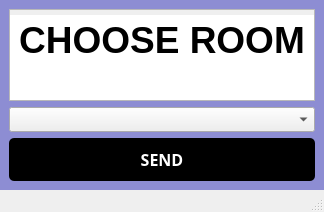
<?xml version="1.0" encoding="UTF-8"?>
<ui version="4.0">
 <class>MainWindow</class>
 <widget class="QMainWindow" name="MainWindow">
  <property name="geometry">
   <rect>
    <x>0</x>
    <y>0</y>
    <width>324</width>
    <height>212</height>
   </rect>
  </property>
  <property name="windowTitle">
   <string>MainWindow</string>
  </property>
  <property name="styleSheet">
   <string notr="true">#centralwidget {
	background-color: rgb(141, 141, 211);
}
QPushButton {
	background-color: rgb(0, 0, 0);
	border-radius: 5px;
	padding: 10px 10px;
	color: rgb(255, 255, 255);
}
QPushButton:hover {
	color: rgb(0, 0, 0);
	border: 1px  solid rgb(55, 107, 113);
	cursor: pointer;
	background-color: rgb(255, 255, 255);
}
QLineEdit {
	padding: 5px;
	border-radius:5px;
	color: rgb(55, 107, 113);
}</string>
  </property>
  <widget class="QWidget" name="centralwidget">
   <layout class="QGridLayout" name="gridLayout_3">
    <item row="1" column="0">
     <widget class="QTextBrowser" name="choose_room_text">
      <property name="styleSheet">
       <string notr="true">QTextBrowser {
	padding-top: 5px;
}</string>
      </property>
      <property name="html">
       <string>&lt;!DOCTYPE HTML PUBLIC &quot;-//W3C//DTD HTML 4.0//EN&quot; &quot;http://www.w3.org/TR/REC-html40/strict.dtd&quot;&gt;
&lt;html&gt;&lt;head&gt;&lt;meta name=&quot;qrichtext&quot; content=&quot;1&quot; /&gt;&lt;meta charset=&quot;utf-8&quot; /&gt;&lt;style type=&quot;text/css&quot;&gt;
p, li { white-space: pre-wrap; }
hr { height: 1px; border-width: 0; }
li.unchecked::marker { content: &quot;\2610&quot;; }
li.checked::marker { content: &quot;\2612&quot;; }
&lt;/style&gt;&lt;/head&gt;&lt;body style=&quot; font-family:'Segoe UI'; font-size:9pt; font-weight:400; font-style:normal;&quot;&gt;
&lt;p align=&quot;center&quot; style=&quot; margin-top:0px; margin-bottom:0px; margin-left:0px; margin-right:0px; -qt-block-indent:0; text-indent:0px;&quot;&gt;&lt;span style=&quot; font-size:28pt; font-weight:700;&quot;&gt;CHOOSE ROOM&lt;/span&gt;&lt;/p&gt;&lt;/body&gt;&lt;/html&gt;</string>
      </property>
     </widget>
    </item>
    <item row="2" column="0">
     <widget class="QComboBox" name="list_of_rooms">
      <property name="font">
       <font>
        <family>Cascadia Code</family>
        <bold>true</bold>
       </font>
      </property>
     </widget>
    </item>
    <item row="3" column="0">
     <widget class="QPushButton" name="button_send">
      <property name="font">
       <font>
        <family>Cascadia Code</family>
        <pointsize>12</pointsize>
        <bold>true</bold>
       </font>
      </property>
      <property name="text">
       <string>SEND</string>
      </property>
     </widget>
    </item>
   </layout>
  </widget>
  <widget class="QMenuBar" name="menubar">
   <property name="geometry">
    <rect>
     <x>0</x>
     <y>0</y>
     <width>324</width>
     <height>22</height>
    </rect>
   </property>
  </widget>
  <widget class="QStatusBar" name="statusbar"/>
 </widget>
 <resources/>
 <connections/>
</ui>
